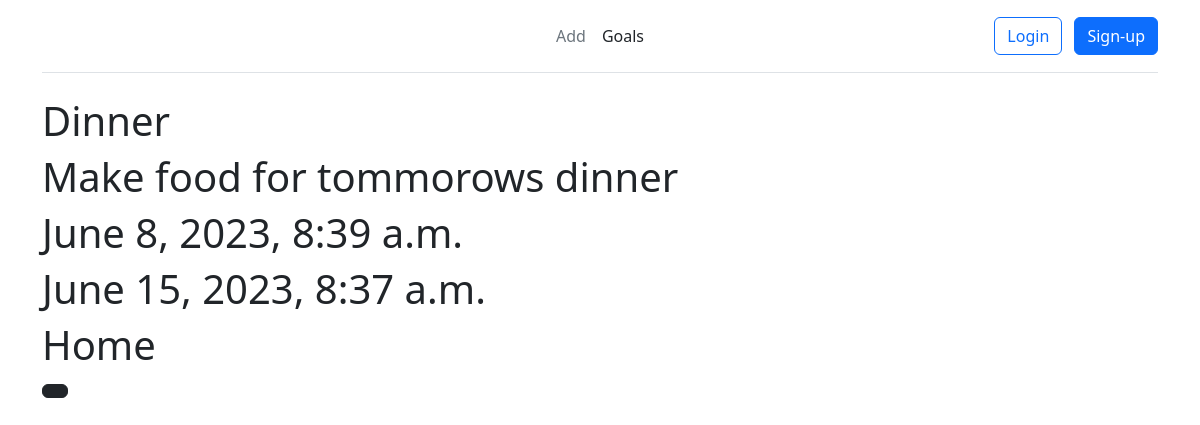
The page /task/2/detail/ on the database its author committed.
### todo/models.py (models this page shows, shortened)
class ToDoItem(models.Model):
    task_title = models.CharField(max_length=100)
    description = models.TextField(help_text="Ваше задание", blank=True)
    created_date = models.DateTimeField(auto_now_add=True)
    due_date = models.DateTimeField(default=one_week_hence)
    todo_list = models.ForeignKey(ToDoList, on_delete=models.CASCADE)
    class Meta:
        ordering = ["due_date"]

class ToDoList(models.Model):
    title = models.CharField(max_length=100,  unique=True)
    class Meta:
        verbose_name = ("Category")
        verbose_name_plural = ("Categories")
    def __str__(self):
        return self.title

### todo/views.py (the view)
# urls.py: path('task/<int:pk>/detail/', task_detail, name='task_detail'),
def task_detail(request, pk):
    task = get_object_or_404(ToDoItem, pk=pk)
    return render(request, 'todo/task_detail.html', {'task': task})

### todo/templates/todo/task_detail.html (shortened to what this page needs)
{% extends 'todo/base.html' %}
{% block content %}
<div>
    <h1>{{ task.task_title }}</h1>
    <h1>{{ task.description }}</h1>
    <h1>{{ task.created_date }}</h1>
    <h1>{{ task.due_date }}</h1>
    <h1>{{ task.todo_list }}</h1>
</div>
<a class="btn btn-dark" href="{% url 'task_edit' pk=task.pk %}"></a>
{% endblock %}

### rows shown on the page
ToDoItem: task_title "Dinner", description "Make food for tommorows dinner", created_date "June 8, 2023, 8:39 a.m.", due_date "June 15, 2023, 8:37 a.m.", todo_list "Home"
